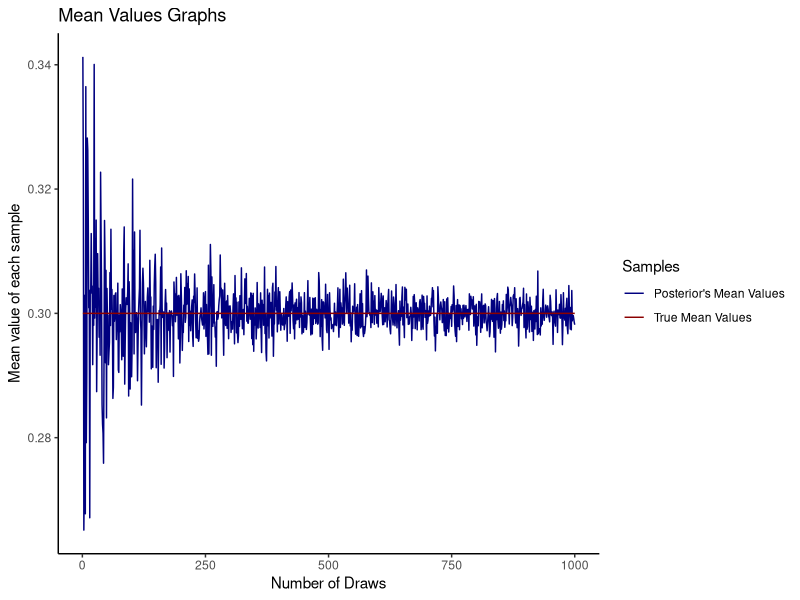
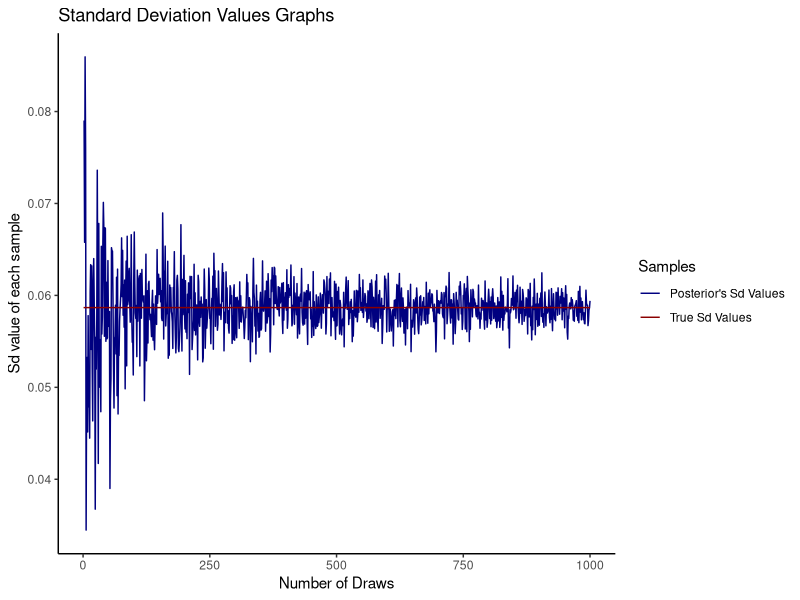
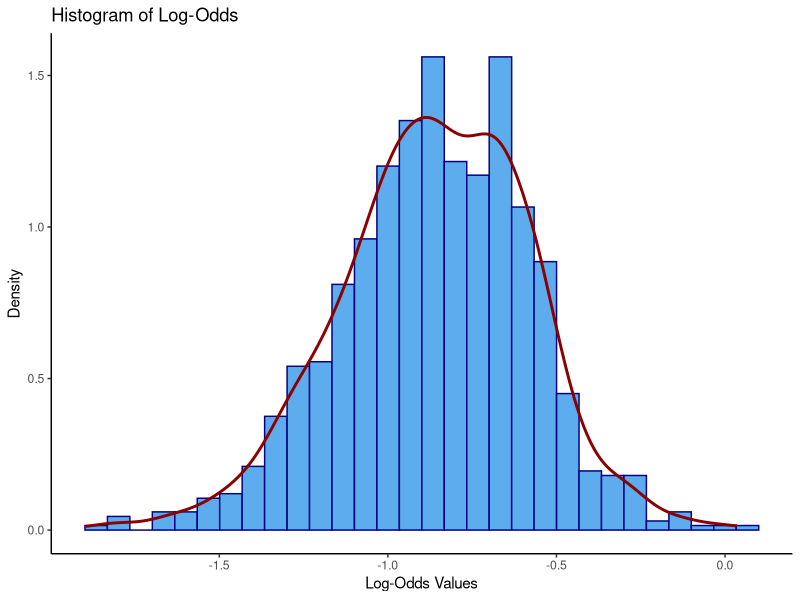
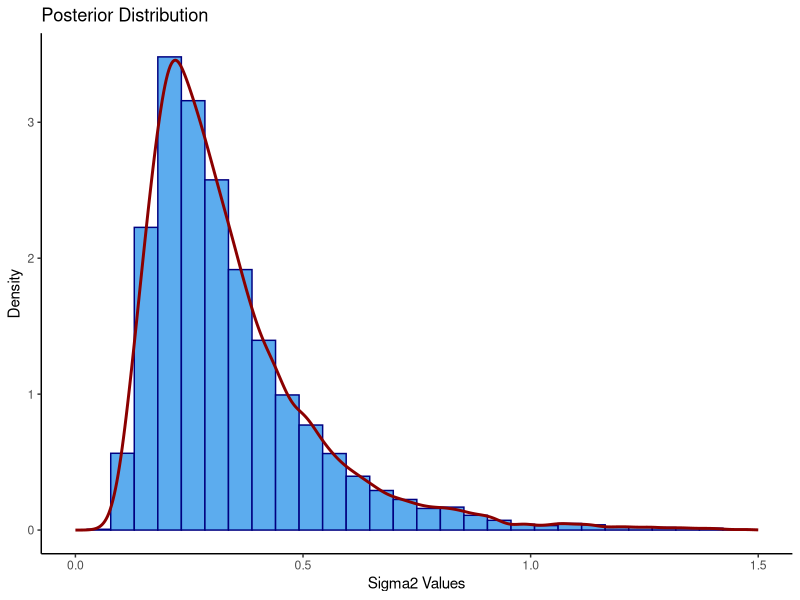
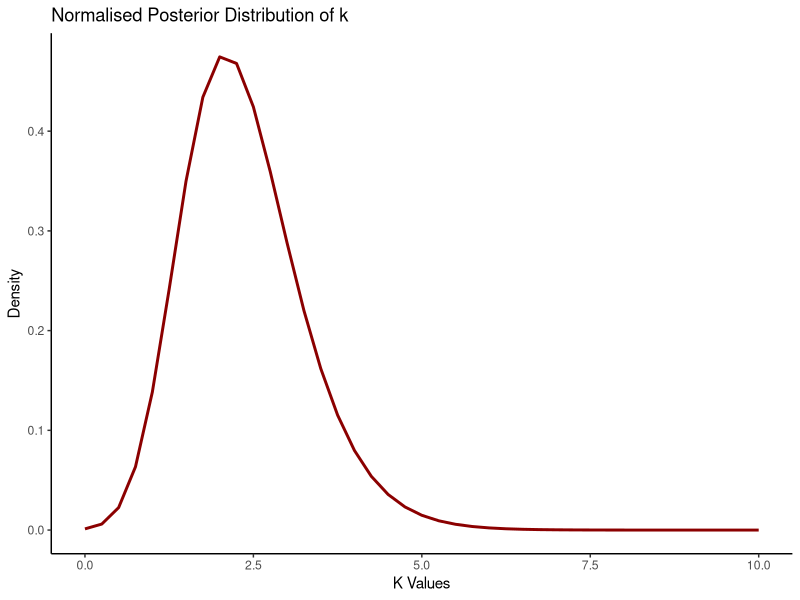
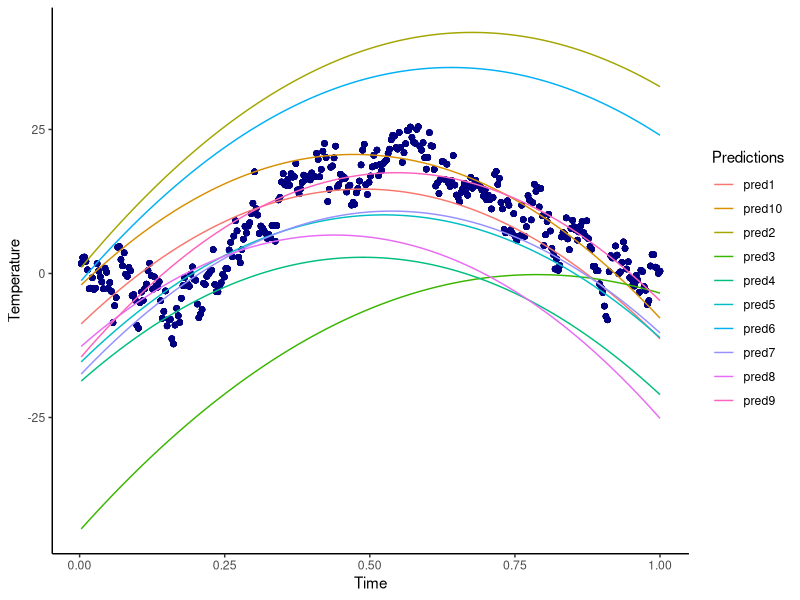
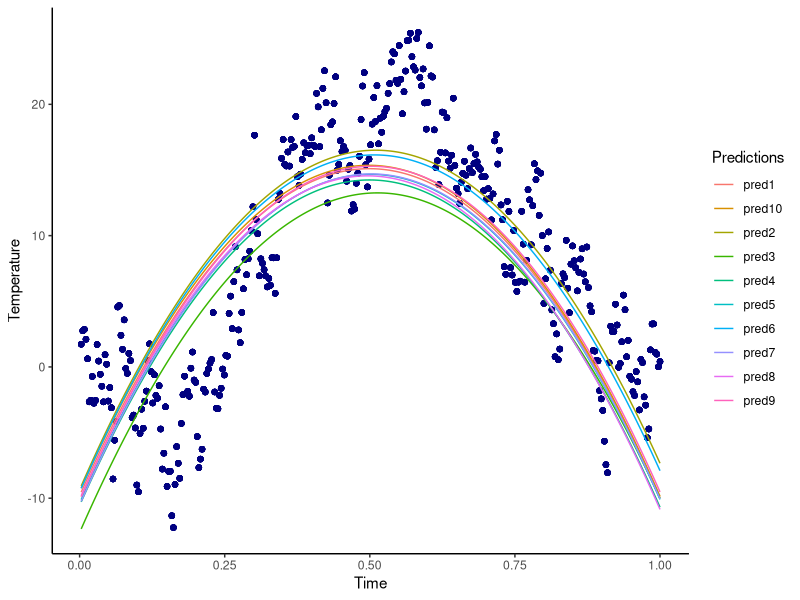
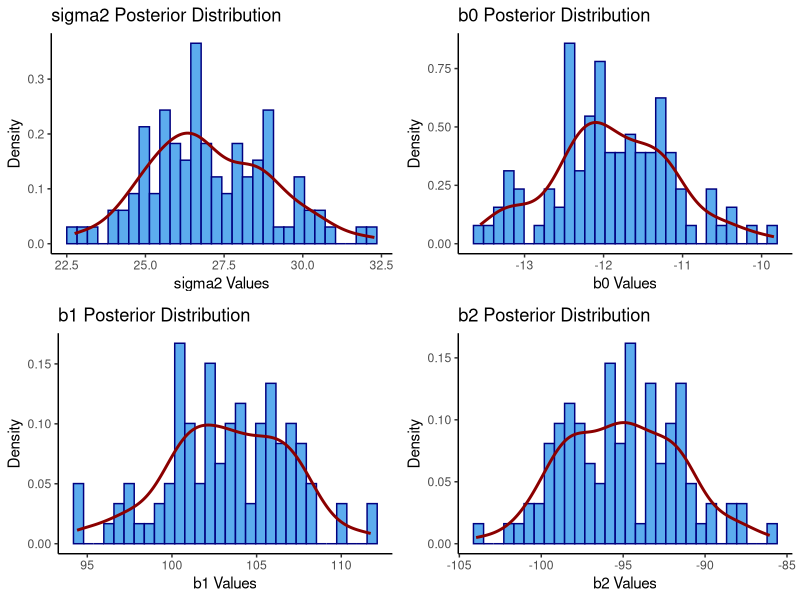

Write the R code that produced these figures, in order.
## ---- chunk 1
knitr::opts_chunk$set(echo = TRUE)
## ---- chunk 2
#parameters
a0 <- 5
b0 <- 5
n <- 50
s <- 13
f <- n-s

#true mean
mean_true <- (a0 + s)/(a0 + s + b0 + f)
#true var
var_true <- ((a0 + s)*(b0 + f)) / (((a0 + s + b0 + f)^2)*(a0 + s + b0 + f + 1))
#true sd
sd_true <- sqrt(var_true)

## ---- chunk 3
set.seed(12345)

#calculate posterior's mean
mean_posterior = c()
for (i in 1:1000) {
  #rbeta generates random deviates
  mean_posterior[i] = mean(rbeta(n = i, shape1 = a0 + s, shape2 = b0 + f)) 
}

#calculate posterior's sd
sd_posterior = c()
for (i in 1:1000) {
  sd_posterior[i] = sd(rbeta(n = i, shape1 = a0 + s, shape2 = b0 + f))
}
## ---- chunk 4
#data for plots
df_plot1 <- data.frame("draws" = 1:1000,
                       "mean_true" = mean_true,
                       "sd_true" = sd_true,
                       "mean_posterior" = mean_posterior,
                       "sd_posterior" = sd_posterior)

library(ggplot2)

#plot of mean values
ggplot(df_plot1) +
  geom_line(aes( x = draws, y = mean_posterior, color = "nany")) +
  geom_line(aes(x = draws, y = mean_true, color = "red4")) +
  theme(legend.position="right") +
  scale_color_manual(values=c('navy','red4'),
                     name = "Samples",
                     labels = c("Posterior's Mean Values","True Mean Values" )) +
  ggtitle("Mean Values Graphs") +
  xlab("Number of Draws") +
  ylab("Mean value of each sample") +
  theme_classic()
## ---- chunk 5
#plot of sd values
ggplot(df_plot1) +
  geom_line(aes( x = draws, y = sd_posterior, color = "nany")) +
  geom_line(aes(x = draws, y = sd_true, color = "red4")) +
  theme(legend.position="right") +
  scale_color_manual(values=c('navy','red4'),
                     name = "Samples",
                     labels = c("Posterior's Sd Values","True Sd Values" )) +
  ggtitle("Standard Deviation Values Graphs") +
  xlab("Number of Draws") +
  ylab("Sd value of each sample") +
  theme_classic()
## ---- chunk 6
set.seed(12345)

#generates 1,000 random deviates.
posterior_sample <- rbeta(n = 1000, shape1 = a0+s, shape2 = b0+f)

#posterior probability
posterior_prob <- sum(posterior_sample < 0.3)/1000

#exact posterior prob
#pbeta the distribution function
exact_prob <- pbeta(q = 0.3, shape1 = a0+s, shape2 = b0+f)
## ---- chunk 7
#log-odds 
phi <- log(posterior_sample/(1-posterior_sample))

#data for plot
df_plot2 <- data.frame("phi" = phi)

#plot of log-odds
ggplot(df_plot2, aes(x=phi)) +
  geom_histogram(bins = 30, color = "navy", fill = "steelblue2", aes(y=..density..)) +
  geom_density(colour = "red4", size = 1) +
  ggtitle("Histogram of Log-Odds") +
  xlab("Log-Odds Values") +
  ylab("Density") +
  theme_classic()
## ---- chunk 8
#observations
obs <- c(33,24,48,32,55,74,23,76,17)
n <- length(obs)

#tau^2 
tau_2 <- sum((log(obs) - 3.5)^2)/n

#generates 10,000 random deviates.
set.seed(12345)
sigma2 <- c()
for (i in 1:10000){
  # simulate from chi squared distribution
  sigma2[i] <- 9*tau_2 / rchisq(1,n)
}
## ---- chunk 9
#data for plot
df_plot2 <- data.frame("sigma2" = sigma2)

#plot
ggplot(df_plot2, aes(x=sigma2)) +
  geom_histogram(bins = 30, color = "navy", fill = "steelblue2", aes(y=..density..)) +
  geom_density(colour = "red4", size = 1) +
  scale_x_continuous(limits = c(0,1.5)) +
  ggtitle("Posterior Distribution") +
  xlab("Sigma2 Values") +
  ylab("Density") +
  theme_classic()
## ---- chunk 10
#Gini calculation 
gini <- 2*pnorm(sqrt(sigma2)/sqrt(2)) - 1
## ---- chunk 11
#producing sample quantiles corresponding to the probabilities
interval <- quantile(gini, probs = c(0.025,0.975))

#table for the interval
df_intervals <- data.frame("lower_bound" = interval[1], "upper_bound" = interval[2])
colnames(df_intervals) <- c("lower bound", "upper bound")
rownames(df_intervals) <- c("95% Equal Tail Credible Interval")
knitr::kable(df_intervals)
## ---- chunk 12
#kernel density estimation
gini_density <- density(gini)

df_density <- data.frame(
  #the n coordinates of the points where the density is estimated
  "coord" = gini_density$x,
  #the estimated density values
  "estimated_vals" = gini_density$y)

#order/sort the estimated density values
df_density <- df_density[order(gini_density$y, decreasing = TRUE),]

#calculate the probs
df_density$probs <- cumsum(df_density$estimated_vals)/sum(df_density$estimated_vals)

#get the indexes
index <- which(df_density$probs <= 0.95)

#get the probs
hdps <- df_density[index,]

#low hdpi
low_hdpi <- min(hdps$coord)
#upper hdpi
upp_hdpi <- max(hdps$coord)

intervals <- data.frame("lower_bound" = c(interval[1],low_hdpi), "upper_bound" = c(interval[2],upp_hdpi))
rownames(intervals) <- c("95% Equal Tail Credible Interval","95% Highest Posterior Density Interval")

knitr::kable(intervals)
## ---- chunk 13
#data
degrees <- c(285, 296, 314, 20, 299, 296, 40, 303, 326, 308)
radians = c(-2.44, 2.14, 2.54, 1.83, 2.02, 2.33, -2.79, 2.23, 2.07, 2.02)

#kappa values 
k <- seq(0,10,0.25)

#posterior
posterior <- exp(k*(sum(cos(radians-2.51))-1))/(besselI(x = k, nu=0)^10)

#normalising constant/marginal likelihood
norm_constant <- 0.25*sum(posterior)

#normalised posterior
norm_posterior <- posterior/norm_constant

#data for plotting
df_plot3 <- data.frame("k"=k, "posterior_vals"=norm_posterior)

#plot 
ggplot(df_plot3) +
  geom_line(aes(x=k, y=posterior_vals),colour = "red4", size = 1) +
  ggtitle("Normalised Posterior Distribution of k") +
  xlab("K Values") +
  ylab("Density") +
  theme_classic()
## ---- chunk 14
#get the index of the max value
max_index <- which.max(norm_posterior)

#get the max value
k_mode <- norm_posterior[max_index]
## ---- chunk 15
#reading data
temperatures <- read.table("TempLambohov.txt",header = TRUE)
## ---- chunk 16
#given parameters
m_0 <- c(-10,100,-100)
omega_0 <- 0.02 * diag(3)
n_0 <- 3
sigma2_0 <- 2
## ---- chunk 17
set.seed(123456)

library(mvtnorm)

#number of draws
N <-10

#matrix to save b0, b1, b2 
b <- matrix(NA,nrow = N, ncol = length(m_0))

#matrix to save the predicted temperatures
pred_temp <- matrix(NA, nrow = N, ncol = nrow(temperatures))

for(i in 1:N){
    
    #Inv-x simulator from lab 1
    sigma2 <- n_0 * sigma2_0 / rchisq(1,n_0)
    
    #generate b0,b1,b2
    b[i,] <- rmvnorm(1,mean = m_0, sigma = sigma2*solve(omega_0))
    
    #quadratic regression model
    pred_temp[i,]<-b[i,1] + b[i,2]*temperatures$time + b[i,3]*(temperatures$time^2) + rnorm(1,0,sigma2)
}
## ---- chunk 18
#preparing data for plot
rownames(pred_temp) <- c("pred1","pred2","pred3","pred4","pred5","pred6","pred7","pred8","pred9","pred10")
pred_temp <- t(pred_temp)

plot_data <- cbind(temperatures,pred_temp)

library(tidyr)

plot_data <- pivot_longer(plot_data, c(3:12))
## ---- chunk 19
ggplot(plot_data)+
  geom_point(aes(x = time, y = temp), color = "navy") + 
  geom_line(aes(x = time, y = value, color = name)) +
  theme(legend.position="right") +
  guides(color=guide_legend("Predictions")) +
  xlab("Time") +
  ylab("Temperature") +
  theme_classic()
## ---- chunk 20
#modefied parameters
m_0_mod <- c(-10,100,-100)
omega_0_mod <- 0.5 * diag(3) #before 0.2
n_0_mod <- 3
sigma2_0_mod <- 0.2 #before 2

set.seed(123456)

#number of draws
N <-10

#matrix to save b0, b1, b2 
b_mod <- matrix(NA,nrow = N, ncol = length(m_0_mod))

#matrix to save the predicted temperatures
pred_temp_mod <- matrix(NA, nrow = N, ncol = nrow(temperatures))

for(i in 1:N){
    
    #Inv-x simulator from lab 1
    sigma2_mod <- n_0_mod * sigma2_0_mod/ rchisq(1,n_0)
    
    #generate b0,b1,b2
    b_mod[i,]<-rmvnorm(1,mean = m_0_mod, sigma = sigma2_mod*solve(omega_0_mod))
    
    #quadratic regression model
    pred_temp_mod[i,]<-b_mod[i,1] + b_mod[i,2]*temperatures$time + b_mod[i,3]*(temperatures$time^2) + rnorm(1,0,sigma2_mod)
}
## ---- chunk 21
#preparing data for plot
rownames(pred_temp_mod) <- c("pred1","pred2","pred3","pred4","pred5","pred6","pred7","pred8","pred9","pred10")

pred_temp_mod<- t(pred_temp_mod)

plot_data_mod <- cbind(temperatures,pred_temp_mod)

plot_data_mod <- pivot_longer(plot_data_mod, c(3:12))

ggplot(plot_data_mod)+
  geom_point(aes(x = time, y = temp), color = "navy") + 
  geom_line(aes(x = time, y = value, color = name)) +
  theme(legend.position="right") +
  guides(color=guide_legend("Predictions")) +
  xlab("Time") +
  ylab("Temperature") +
  theme_classic()
## ---- chunk 22
set.seed(123456)

#matrix with the times (1st collum with 1 because of the intercept)
X <- cbind(rep(1,nrow(temperatures)), temperatures$time, temperatures$time^2)
#vector with target values
y <- temperatures$temp
#calculate b hat
b_hat<-solve(t(X)%*%X)%*%t(X)%*%y

#number of samples
N <- 100

#matrix to store the beta values
b <- matrix(0,N,length(m_0)) 
#vector to store sigma2 values
sigma2 <- c()

for (i in 1:N){
  
  #calculate mu_n
  m_n <- solve( t(X) %*% X + omega_0 )%*%(t(X) %*% X %*% b_hat + omega_0 %*% m_0 )
  
  #calculate omega_n
  omega_n <- t(X) %*% X + omega_0
  
  #calculate n_n
  n_n <- n_0 + nrow(temperatures)
  
  #calculate sigma_n
  sigma2_n <- (n_0 * sigma2_0 + (t(y) %*% y + t(m_0) %*% omega_0 %*% m_0 - t(m_n) %*% omega_n %*% m_n))/n_n

  #Inv-x simulator from lab 1
  sigma2[i] <- n_n * sigma2_n / rchisq(1,n_n)
  
  #generate b0,b1,b2
  b[i,] <- rmvnorm(1,mean=m_n,sigma=sigma2[i]*solve(omega_n))
  
}
## ---- chunk 23
library(gridExtra)

#df of sigma2 for plot
plot_df_sigma2 <- data.frame("sigma2" = sigma2)

#histogram of sigma2
sigma2_hist <-ggplot(plot_df_sigma2, aes(x=sigma2)) +
  geom_histogram(bins = 30, color = "navy", fill = "steelblue2", aes(y=..density..)) +
  geom_density(colour = "red4", size = 1) +
  ggtitle("sigma2 Posterior Distribution") +
  xlab("sigma2 Values") +
  ylab("Density") +
  theme_classic()

#df of betas for plot
plot_df_b <- data.frame("b0" = b[,1], "b1" = b[,2], "b2" = b[,3])

#histogram of b0
b0_hist <- ggplot(plot_df_b, aes(x=b0)) +
  geom_histogram(bins = 30, color = "navy", fill = "steelblue2", aes(y=..density..)) +
  geom_density(colour = "red4", size = 1) +
  ggtitle("b0 Posterior Distribution") +
  xlab("b0 Values") +
  ylab("Density") +
  theme_classic()

#histogram of b1
b1_hist <-ggplot(plot_df_b, aes(x=b1)) +
  geom_histogram(bins = 30, color = "navy", fill = "steelblue2", aes(y=..density..)) +
  geom_density(colour = "red4", size = 1) +
  ggtitle("b1 Posterior Distribution") +
  xlab("b1 Values") +
  ylab("Density") +
  theme_classic()

#histogram of b2
b2_hist <-ggplot(plot_df_b, aes(x=b2)) +
  geom_histogram(bins = 30, color = "navy", fill = "steelblue2", aes(y=..density..)) +
  geom_density(colour = "red4", size = 1) +
  ggtitle("b2 Posterior Distribution") +
  xlab("b2 Values") +
  ylab("Density") +
  theme_classic()

grid.arrange(sigma2_hist,b0_hist, b1_hist, b2_hist, nrow = 2)
## ---- chunk 24
#matrix to store the predicted values
pred_temp2 <- matrix(NA,nrow(b),nrow(temperatures))

#calculate the predicted values
for (i in 1:nrow(b)){
  pred_temp2[i,]<-b[i,1] + b[i,2]*temperatures$time + b[i,3]*(temperatures$time^2)
}

#calculate posterior's median for every value of time
post_median <- c()
for (i in 1:ncol(pred_temp2)){
  post_median[i] <- median(pred_temp2[,i])
}

#calculate the 2.5 and 97.5 posterior percentiles of f (time) 
intervals <- matrix(NA, nrow = 2, ncol = ncol(pred_temp2))
for(i in 1:ncol(pred_temp2)){
  intervals[,i] <- quantile(pred_temp2[,i], probs = c(0.025,0.975))
}
## ---- chunk 25
#df for plot
plot_df_1b2 <- data.frame("temperatures" = temperatures$temp,
                          "time" = temperatures$time,
                          "interval1" = intervals[1,],
                          "interval2" = intervals[2,],
                          "medians" = post_median)

#scatterplot of the temperatures & curve of the posterior median & curves for the 95% equal tail posterior probability intervals
ggplot(data = plot_df_1b2) +
  geom_point(aes(x = time, y = temperatures, color="navy")) +
  geom_line(aes(x =time, y = medians, color = "red2")) +
  geom_line(aes(x = time, y = interval1, color = "green3")) +
  geom_line(aes(x = time, y = interval2, color = "yellow3")) +
  theme(legend.position="right") +
  scale_color_identity(guide = "legend",
                       name = "",
                       breaks=c("navy", "red2", "green3", "yellow3"),
                       labels = c("Temperatures",
                                "Posterior's Median", 
                                "2.5 posterior percentile",
                                "97.5 posterior percentile")) +
  xlab("Time") +
  ylab("Temperatures") +
  theme_classic()
## ---- chunk 26
#getting the time with the highest expected temperature by using the above expression
max_temp <- c()

for (i in 1:N){
  max_temp[i] <- max(-b[i,2]/(2*b[i,3]))
}

df_max <- data.frame("max_temp" = max_temp)

#histogram of max temps
ggplot(df_max, aes(x=max_temp)) +
  geom_histogram(bins = 19, color = "navy", fill = "steelblue2", aes(y=..density..)) +
  geom_density(colour = "red4", size = 1) +
  ggtitle("Histogram of Max Temperatures") +
  xlab("Max Temperatures Values") +
  ylab("Density") +
  theme_classic()
## ---- chunk 27
#reading data
women <- read.table("WomenAtWork.dat",header=TRUE)

#given parameteres
tau <- 5
## ---- chunk 28
#the below code snippets from a demo of logistic regression in Lecture 6

#target value
y <- women$Work

#prior inputs
# Select which covariates/features to include
X <- as.matrix(women[2:8])
Xnames <- colnames(X)

Npar <- dim(X)[2]

# Setting up the prior
mu <- as.matrix(rep(0,Npar)) # Prior mean vector
Sigma <- tau^2 * diag(Npar) # Prior covariance matrix

# Functions that returns the log posterior for the logistic and probit regression.
# First input argument of this function must be the parameters we optimize on,
# i.e. the regression coefficients beta.

LogPostLogistic <- function(betas,y,X,mu,Sigma){
  linPred <- X%*%betas
  logLik <- sum( linPred*y - log(1 + exp(linPred)) )
  if (abs(logLik) == Inf) logLik = -20000 # Likelihood is not finite, stear the optimizer away from here!
  logPrior <- dmvnorm(betas, mu, Sigma, log=TRUE)

  return(logLik + logPrior)
}

# Select the initial values for beta
initVal <- matrix(0,Npar,1)

# The argument control is a list of options to the optimizer optim, where fnscale=-1 means that we minimize
# the negative log posterior. Hence, we maximize the log posterior.
OptimRes <- optim(initVal,LogPostLogistic,gr=NULL,y,X,mu,Sigma,method=c("BFGS"),control=list(fnscale=-1),hessian=TRUE)

## ---- chunk 29
names(OptimRes$par) <- Xnames # Naming the coefficient by covariates
approxPostStd <- sqrt(diag(-solve(OptimRes$hessian))) # Computing approximate standard deviations.
names(approxPostStd) <- Xnames # Naming the coefficient by covariates
#print('The posterior mode is:')
#print(OptimRes$par)
#print('The approximate posterior standard deviation is:')
approxPostStd <- sqrt(diag(-solve(OptimRes$hessian)))
#print(approxPostStd)

## ---- chunk 30
invHessian <- data.frame("invhes" = -solve(OptimRes$hessian))
colnames(invHessian) <- c("Constant","HusbandInc","EducYears","ExpYears","Age","NSmallChild","NBigChild")
knitr::kable(invHessian)
## ---- chunk 31
df_post_mode <- data.frame("post_mode" = OptimRes$par)
colnames(df_post_mode) <- c("Value")
rownames(df_post_mode) <- c("Constant","HusbandInc","EducYears","ExpYears","Age","NSmallChild","NBigChild")
knitr::kable(df_post_mode)
## ---- chunk 32
df_approxPostStd <- data.frame("approxPostStd" =sqrt(diag(-solve(OptimRes$hessian))))
colnames(df_approxPostStd) <- c("Value")
rownames(df_approxPostStd) <-c("Constant","HusbandInc","EducYears","ExpYears","Age","NSmallChild","NBigChild")
knitr::kable(df_approxPostStd)
## ---- chunk 33
#draw b
b_draws <- rmvnorm(n = 1000, mean = OptimRes$par, sigma = -solve(OptimRes$hessian))

#calculate quantiles
interval <- quantile(b_draws[,6], c(0.025, 0.975)) 
df_interval <- data.frame("lower_bound" = interval[1], "upper_bound" = interval[2])
colnames(df_interval) <- c("lower bound", "upper bound")
rownames(df_interval) <- c("95% Equal Tail Credible Interval")
knitr::kable(df_interval)
## ---- chunk 34
set.seed(1234567)
women2 <- c(1,20,12,8,43,0,2)

#function that classifies if the women work or not
prediction <- function(N,data,posterior_mode,posterior_covariates){

  #generate betas
  b <- rmvnorm(N, mean= posterior_mode, sigma = posterior_covariates)

  #calculating the the logistic regression model
  res <- exp(data %*% t(b))/(1 + exp(data %*% t(b)))

  return(res)
}

#predictions
pred <- prediction(1000, women2, OptimRes$par, -solve(OptimRes$hessian))

#df for plot
pred_women <- data.frame("pred" = t(pred))

ggplot(pred_women, aes(x=pred)) +
  geom_histogram(bins = 50, color = "navy", fill = "steelblue2", aes(y=..density..)) +
  geom_density(colour = "red4", size = 1) +
  scale_x_continuous(limits = c(0,1)) +
  ggtitle("Posterior Predictive Distribution") +
  xlab("Probabilities") +
  ylab("Density") +
  theme_classic()
## ---- chunk 35
set.seed(1234567)

prediction2 <- function(N,data,posterior_mode,posterior_covariates, nwomen){
  
  #generate betas
  b <- rmvnorm(N, mean= posterior_mode, sigma = posterior_covariates)
  
  #calculating the the logistic regression model 
  pred <- exp(data %*% t(b))/(1 + exp(data %*% t(b)))
  
  #vector to store results 
  res <- c()
  
  for (i in 1:nwomen){
    #binomial distribution 
    res[i] <- sum(rbinom(n = 7,size = 11,prob = pred))
  }
  
  return(res)
}

#predictions
pred2 <- prediction2(1000, women2, OptimRes$par, -solve(OptimRes$hessian), 11)

hist(pred2, col = "steelblue2", main = "Posterior Predictive Distribution For The Number Of Women", xlab = "Number Of Women", ylab = "Density",probability = TRUE)
